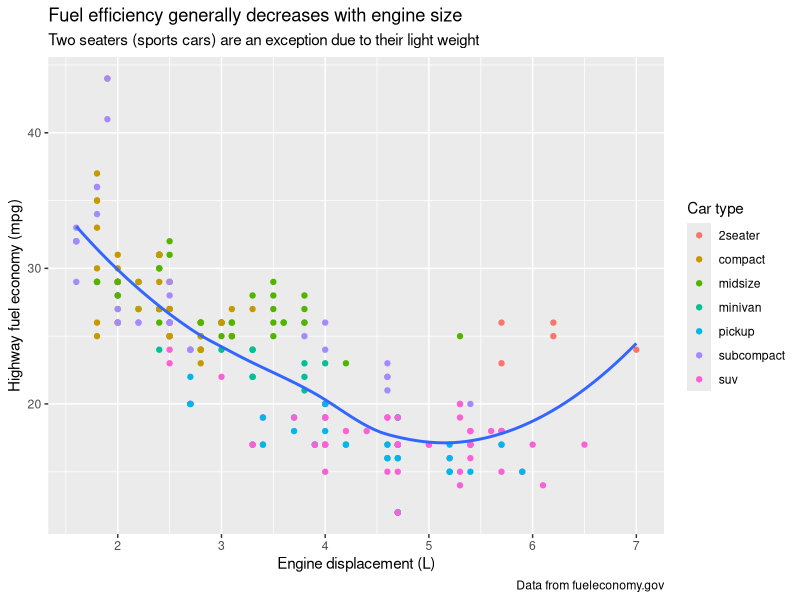
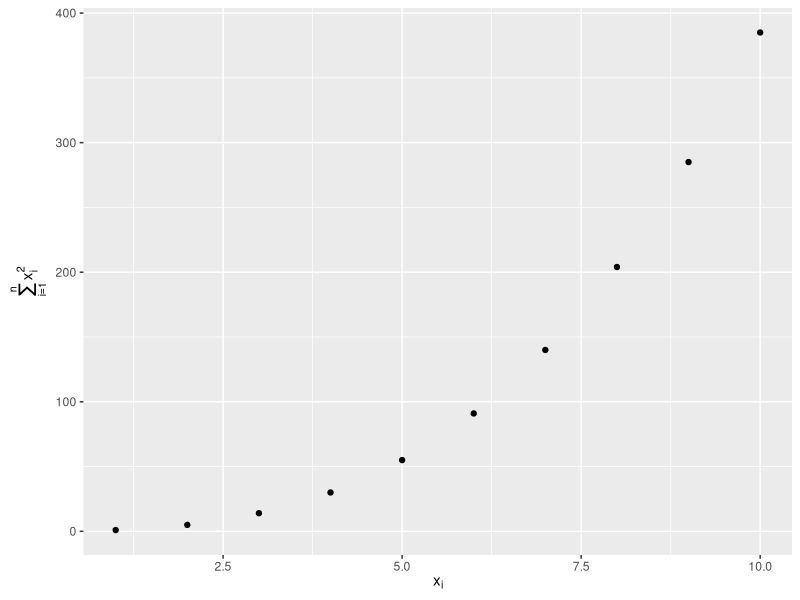
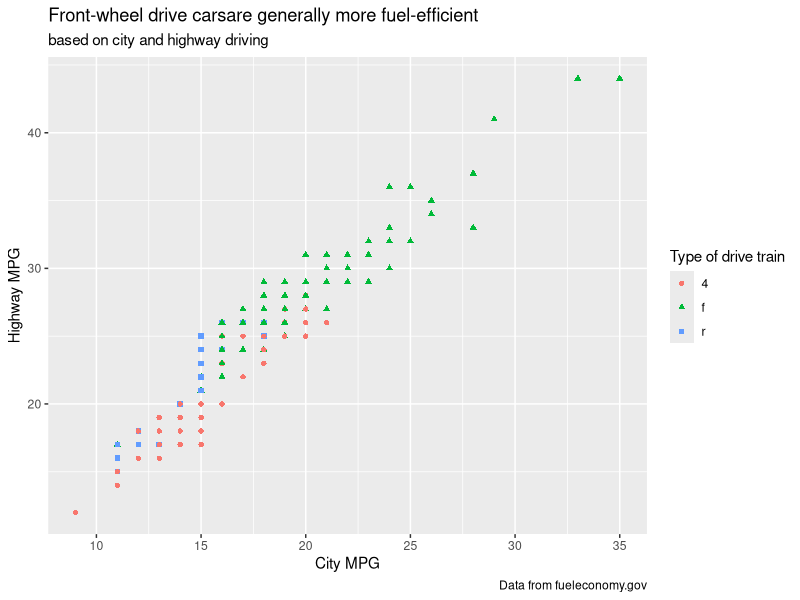
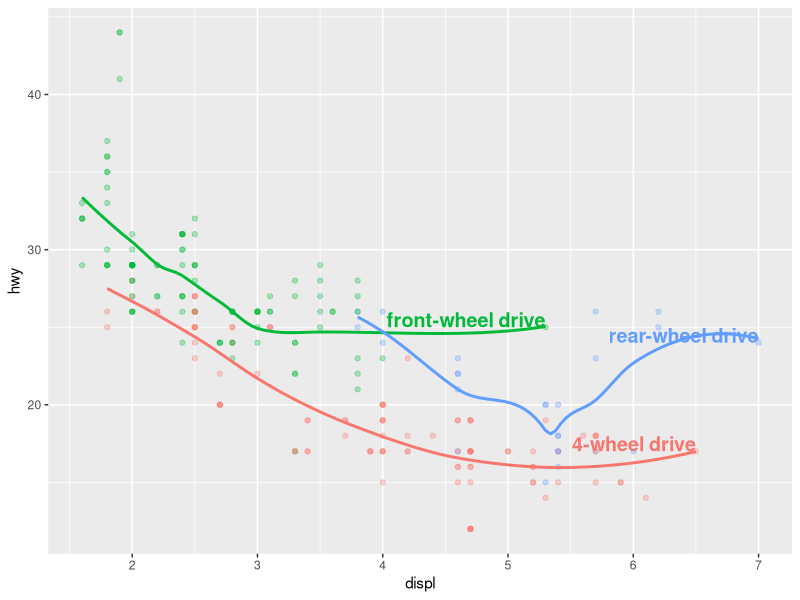
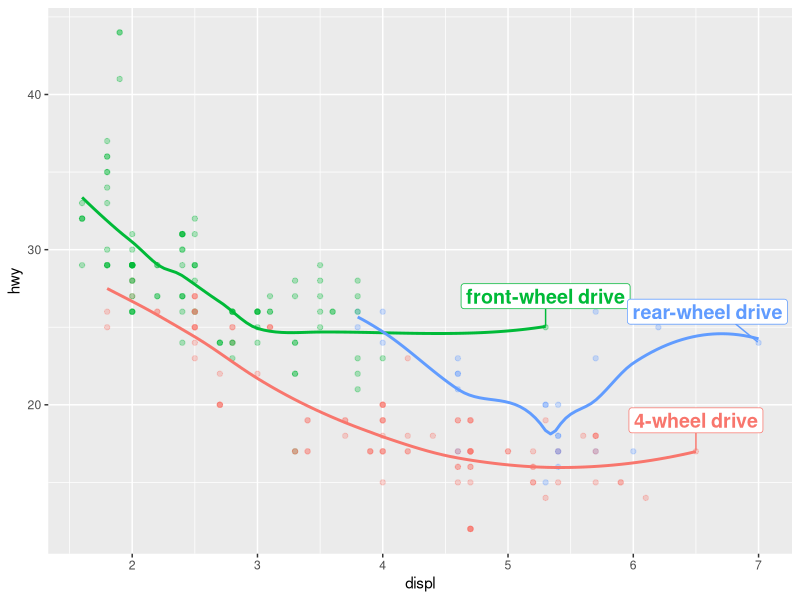
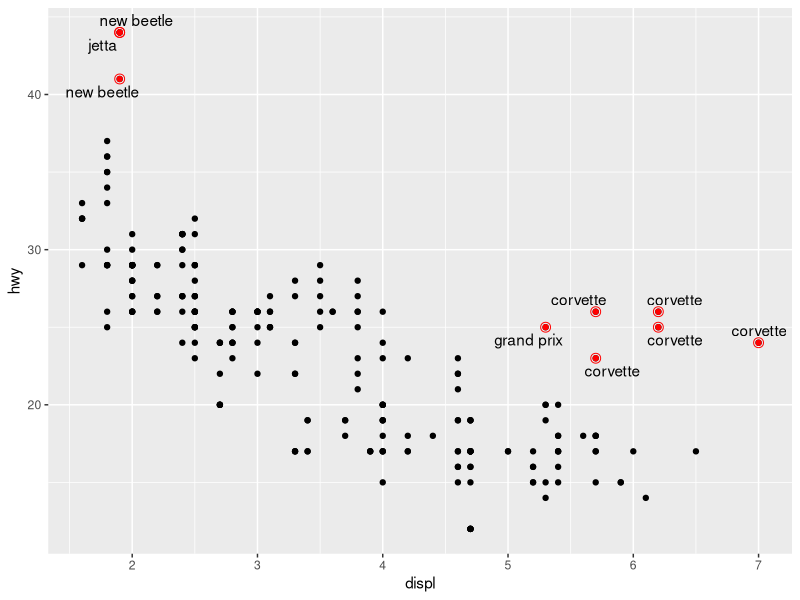
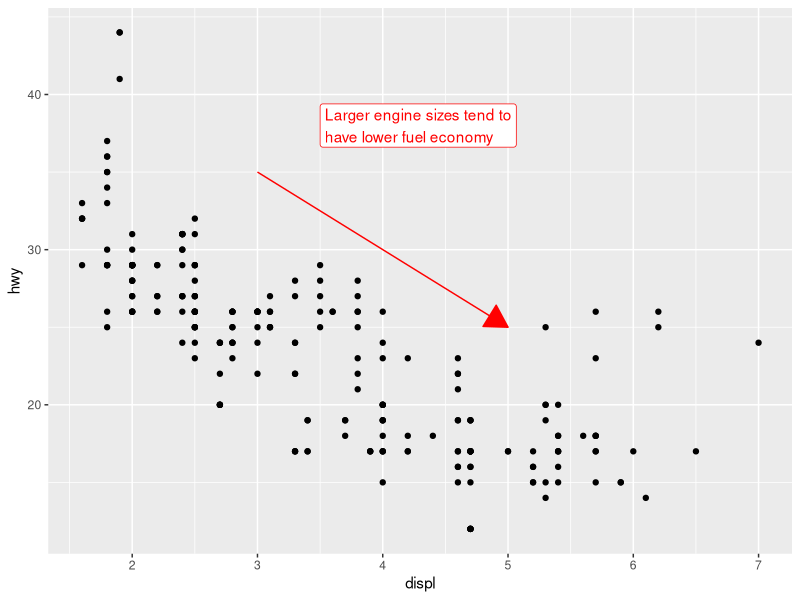
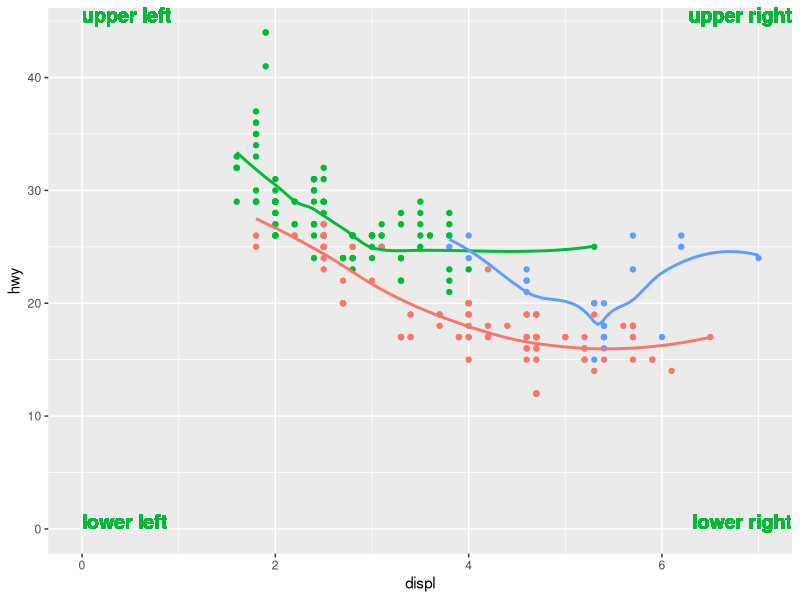

Write R code to recreate these figures, in order.
## ---- chunk 1
library(tidyverse)
library(scales)
library(ggrepel)
library(patchwork)
## ---- chunk 2
ggplot(mpg, aes(x = displ, y = hwy)) +
  geom_point(aes(color = class)) +
  geom_smooth(se = FALSE) +
  labs(
    x = "Engine displacement (L)",
    y = "Highway fuel economy (mpg)",
    color = "Car type",
    title = "Fuel efficiency generally decreases with engine size",
    subtitle = "Two seaters (sports cars) are an exception due to their light weight",
    caption = "Data from fueleconomy.gov"
  )
## ---- chunk 3
df <- tibble(
  x = 1:10,
  y = cumsum(x^2)
)

ggplot(df, aes(x, y)) +
  geom_point() +
  labs(
    x = quote(x[i]),
    y = quote(sum(x[i] ^ 2, i == 1, n))
  )
## ---- chunk 4
ggplot(mpg, aes(x = cty, y = hwy)) +
  geom_point(aes(color = drv, shape = drv)) +
  labs(
    title = "Front-wheel drive carsare generally more fuel-efficient",
    subtitle = "based on city and highway driving",
    color = "Type of drive train",
    shape = "Type of drive train",
    x = "City MPG",
    y = "Highway MPG",
    color = "Type of drive train",
    caption = "Data from fueleconomy.gov"
  )
## ---- chunk 5
# create a new data frame containing the desired "labels"
label_info <- mpg |> 
  group_by(drv) |> 
  arrange(desc(displ)) |> 
  slice_head(n = 1) |> 
  mutate(
    drive_type = case_when(
      drv == "f" ~ "front-wheel drive",
      drv == "r" ~ "rear-wheel drive",
      drv == "4" ~ "4-wheel drive"
    )
  ) |> 
  select(displ, hwy, drv, drive_type)

# use the new data frame to directly label the mpg data
ggplot(mpg, aes(x = displ, y = hwy, color = drv)) +
  geom_point(alpha = 0.3) +
  geom_smooth(se = FALSE) +
  geom_text(
    data = label_info,
    aes(x = displ, y = hwy, label = drive_type),
    fontface = "bold", size = 5, hjust = "right", vjust = "bottom"
  ) +
  theme(legend.position = "none")
## ---- chunk 6
ggplot(mpg, aes(x = displ, y = hwy, color = drv)) +
  geom_point(alpha = 0.3) +
  geom_smooth(se = FALSE) +
  geom_label_repel(
    data = label_info,
    aes(x = displ, y = hwy, label = drive_type),
    fontface = "bold", size = 5, nudge_y = 2
  ) +
  theme(legend.position = "none")
## ---- chunk 7
potential_outliers <- mpg |> 
  filter(hwy > 40 | (hwy > 20 & displ > 5))

ggplot(mpg, aes(x = displ, y = hwy)) +
  geom_point() +
  geom_text_repel(data = potential_outliers, aes(label = model)) +
  geom_point(data = potential_outliers, color = "red") +
  geom_point(
    data = potential_outliers,
    color = "red", size = 3, shape = "circle open"
  )
## ---- chunk 8
trend_text <- "Larger engine sizes tend to have lower fuel economy" |> 
  str_wrap(width = 30)

trend_text

## ---- chunk 9
ggplot(mpg, aes(x = displ, y = hwy)) +
  geom_point() +
  annotate(
    geom = "label", x = 3.5, y = 38,
    label = trend_text,
    hjust = "left", color = "red"
  ) +
  annotate(
    geom = "segment",
    x = 3, y = 35, xend = 5, yend = 25, color = "red",
    arrow = arrow(type = "closed")
  )
## ---- chunk 10
ggplot(mpg, aes(x = displ, y = hwy, color = drv)) +
  geom_point() +
  geom_smooth(se = FALSE) +
  geom_text(
    aes(x = 0, y = Inf, label = "upper left"),
    fontface = "bold", size = 5, hjust = "left", vjust="top"
  ) +
  geom_text(
    aes(x = Inf, y = Inf, label = "upper right"),
    fontface = "bold", size = 5, hjust = "right", vjust = "top"
  ) +
  geom_text(
    aes(x = 0, y = 0, label = "lower left"),
    fontface = "bold", size = 5, hjust = "left", vjust = "bottom"
  ) +
  geom_text(
    aes(x = Inf, y = 0, label = "lower right"),
    fontface = "bold", size = 5, hjust = "right", vjust = "bottom"
  ) +
  theme(legend.position = "none")
## ---- chunk 11
mid_x = (max(mpg$displ)) / 2
mid_y = (max(mpg$hwy)) / 2

ggplot(mpg, aes(x = displ, y = hwy, color = drv)) +
  geom_point() +
  geom_smooth(se = FALSE) +
  geom_text(
    aes(x = 0, y = Inf, label = "upper left"),
    fontface = "bold", size = 5, hjust = "left", vjust="top"
  ) +
  geom_text(
    aes(x = Inf, y = Inf, label = "upper right"),
    fontface = "bold", size = 5, hjust = "right", vjust = "top"
  ) +
  geom_text(
    aes(x = 0, y = 0, label = "lower left"),
    fontface = "bold", size = 5, hjust = "left", vjust = "bottom"
  ) +
  geom_text(
    aes(x = Inf, y = 0, label = "lower right"),
    fontface = "bold", size = 5, hjust = "right", vjust = "bottom"
  ) +
  annotate(
    geom = "point",
    x = mid_x, y = mid_y, color = "red"
  ) +
  annotate(
    geom = "point",
    x = mid_x, y = mid_y, 
    color = "red", size = 3,
    shape = "circle open"
  ) +
  theme(legend.position = "none")
## ---- chunk 12
ggplot(mpg, aes(x = displ, y = hwy, color = drv)) +
  geom_point() +
  geom_smooth(se = FALSE) +
  facet_grid(drv ~ .) +
  theme(legend.position = "none") +
  geom_text(
    x = 4, y = 30,
    label = "Sample text"
  )
## ---- chunk 13
text_data <- tibble(
  text_label = c("4-wheel drive", "front-wheel drive", "rear-wheel drive"),
  drv = c(4, "f", "r")
)

ggplot(mpg, aes(x = displ, y = hwy, color = drv)) +
  geom_point() +
  geom_smooth(se = FALSE) +
  facet_grid(drv ~ .) +
  geom_text(
    data = text_data,
    aes(x = -Inf, y = -Inf, label = text_label),
    hjust = "left", vjust = "bottom"
  )
## ---- chunk 14
ggplot(mpg, aes(x = displ, y = hwy, color = drv)) +
  geom_point() +
  geom_smooth(se = FALSE) +
  facet_grid(drv ~ .) +
  geom_label(
    data = text_data,
    aes(x = -Inf, y = -Inf, label = text_label),
    hjust = "left", vjust = "bottom",
    label.size = 1
  )
## ---- chunk 15
ggplot(mpg, aes(x = displ, y = hwy, color = drv)) +
  geom_point() +
  scale_y_continuous(breaks = seq(15, 40, by = 5))
## ---- chunk 16
ggplot(mpg, aes(x = displ, y = hwy, color = drv)) +
  geom_point() +
  scale_x_continuous(labels = NULL) +
  scale_y_continuous(label = NULL) +
  scale_color_discrete(labels = c(
    "4" = "4-wheel",
    "f" = "front",
    "r" = "rear"
  ))
## ---- chunk 17
ggplot(diamonds, aes(x = price, y = cut)) +
  geom_boxplot(alpha = 0.05) +
  scale_x_continuous(labels = label_dollar())
## ---- chunk 18
ggplot(diamonds, aes(x = price, y = cut)) +
  geom_boxplot(alpha = 0.05) +
  scale_x_continuous(
    labels = label_dollar(scale = 1/1000, suffix = "K"),
    breaks = seq(1000, 19000, by = 6000)
  )
## ---- chunk 19
ggplot(diamonds, aes(x = cut, fill = clarity)) +
  geom_bar(position = "fill") +
  scale_y_continuous(
    name = "Percentage",
    labels = label_percent()
  )
## ---- chunk 20
presidential |> 
  mutate(id = 33 + row_number()) |> 
  ggplot(aes(x = start, y = id)) +
  geom_point() +
  geom_segment(aes(xend = end, yend = id)) +
  scale_x_date(
    name = NULL, 
    breaks = presidential$start, date_labels = "'%y"
  )
## ---- chunk 21
presidential |> 
  mutate(id = 33 + row_number()) |> 
  ggplot(aes(x = start, y = id)) +
  geom_point() +
  geom_segment(aes(xend = end, yend = id))
## ---- chunk 22
base <- ggplot(mpg, aes(x = displ, y = hwy)) +
  geom_point(aes(color = class))
## ---- chunk 23
base + theme(legend.position = "right")
## ---- chunk 24
base + theme(legend.position = "left")
## ---- chunk 25
base + 
  theme(legend.position = "top") +
  guides(color = guide_legend(nrow = 3))
## ---- chunk 26
base +
  theme(legend.position = "bottom") +
  guides(color = guide_legend(nrow = 3))
## ---- chunk 27
ggplot(mpg, aes(x = displ, y = hwy)) +
  geom_point(aes(color = class)) +
  geom_smooth(se = FALSE) +
  theme(legend.position = "bottom") +
  guides(
    guide_legend(nrow = 2, override.aes = list(size = 4))
  )
## ---- chunk 28
ggplot(diamonds, aes(x = carat, y = price)) +
  geom_bin2d()
## ---- chunk 29
ggplot(diamonds, aes(x = log10(carat), y = log10(price))) +
  geom_bin2d()
## ---- chunk 30
ggplot(diamonds, aes(x = carat, y = price)) +
  geom_bin2d() +
  scale_x_log10() +
  scale_y_log10()
## ---- chunk 31
ggplot(mpg, aes(x = displ, y = hwy)) +
  geom_point(aes(color = drv)) +
  scale_color_brewer(palette = "Set1")
## ---- chunk 32
ggplot(mpg, aes(x = displ, y = hwy)) +
  geom_point(aes(color = drv))
## ---- chunk 33
ggplot(mpg, aes(x = displ, y = hwy)) +
  geom_point(aes(color = drv, shape = drv)) +
  scale_color_brewer(palette = "Set1")
## ---- chunk 34
presidential |> 
  mutate(id = 33 + row_number()) |> 
  ggplot(aes(x = start, y = id, color = party)) +
  geom_point() +
  geom_segment(aes(xend = end, yend = id)) +
  scale_color_manual(
    values = c(Republican = "#E81B23", Democratic = "#00AEF3")
  )
## ---- chunk 35
df <- tibble(
  x = rnorm(10000),
  y = rnorm(10000)
)

# Default colors
ggplot(df, aes(x, y)) +
  geom_hex() +
  coord_fixed() +
  labs(title = "Default, continuous", x = NULL, y = NULL)
## ---- chunk 36
ggplot(df, aes(x, y)) +
  geom_hex() +
  coord_fixed() +
  scale_fill_viridis_c()
  labs(title = "Viridis, continuous", x = NULL, y = NULL)
## ---- chunk 37
ggplot(df, aes(x, y)) +
  geom_hex() +
  coord_fixed() +
  scale_fill_viridis_b() +
  labs(title = "Viridis, binned", x = NULL, y = NULL)
## ---- chunk 38
ggplot(mpg, aes(x = displ, y = hwy)) +
  geom_point(aes(color = drv)) +
  geom_smooth()
## ---- chunk 39
mpg |> 
  filter(displ >= 5 & displ <= 6 & hwy >= 10 & hwy <= 25) |>
  ggplot(aes(x = displ, y = hwy)) +
  geom_point(aes(color = drv)) +
  geom_smooth()
  
## ---- chunk 40
ggplot(mpg, aes(x = displ, y = hwy)) +
  geom_point(aes(color = drv)) +
  geom_smooth() +
  scale_x_continuous(limits = c(5, 6)) +
  scale_y_continuous(limits = c(10, 25))
## ---- chunk 41
ggplot(mpg, aes(x = displ, y = hwy)) +
  geom_point(aes(color = drv)) +
  geom_smooth() +
  coord_cartesian(xlim = c(5, 6), ylim = c(10, 25))
## ---- chunk 42
suv <- mpg |> filter(class == "suv")
compact <- mpg |> filter(class == "compact")

x_scale <- scale_x_continuous(limits = range(mpg$displ))
y_scale <- scale_y_continuous(limits = range(mpg$hwy))
col_scale <- scale_color_discrete(limits = unique(mpg$drv))

ggplot(suv, aes(x = displ, y = hwy, color = drv)) +
  geom_point() +
  x_scale +
  y_scale +
  col_scale

ggplot(compact, aes(x = displ, y = hwy, color = drv)) +
  geom_point() +
  x_scale +
  y_scale +
  col_scale
## ---- chunk 43
df <- tibble(
  x = rnorm(10000),
  y = rnorm(10000)
)

ggplot(df, aes(x, y)) +
  geom_hex() +
  scale_color_gradient(low = "white", high = "red") +
  coord_fixed()
## ---- chunk 44
df <- tibble(
  x = rnorm(10000),
  y = rnorm(10000)
)

ggplot(df, aes(x, y)) +
  geom_hex() +
  scale_fill_gradient(low = "white", high = "red") +
  coord_fixed()
## ---- chunk 45
presidential |>
  mutate(id = 33 + row_number()) |>
  ggplot(aes(x = start, y = id, color = party)) +
  geom_point() +
  geom_segment(aes(xend = end, yend = id)) +
  scale_color_manual(
    values = c(Republican = "#E81B23", 
               Democratic = "#00AEF3")
  ) +
  scale_x_date(
    name = NULL,
    breaks = presidential$start,
    date_labels = "'%y"
  ) +
  theme(legend.position = "bottom")
## ---- chunk 46
presidential |>
  mutate(id = 33 + row_number()) |>
  ggplot(aes(x = start, y = id, color = party)) +
  geom_point() +
  geom_segment(aes(xend = end, yend = id)) +
  scale_color_manual(
    values = c(Republican = "#E81B23", 
               Democratic = "#00AEF3")
  ) +
  scale_x_date(
    name = NULL,
    breaks = presidential$start,
    date_labels = "'%y"
  ) +
  scale_y_continuous(breaks = seq(30, 50, by = 3)) +
  theme(legend.position = "bottom")
## ---- chunk 47
prez <- presidential |>
  mutate(id = 33 + row_number())

prez |>
  ggplot(aes(x = start, y = id, color = party)) +
  geom_point() +
  geom_segment(aes(xend = end, yend = id)) +
  scale_color_manual(
    values = c(Republican = "#E81B23", 
               Democratic = "#00AEF3")
  ) +
  geom_text(aes(
    x = end, y = id, label = name),
    size = 2, hjust = "center", vjust = 2
    ) +
  theme(legend.position = "bottom")
## ---- chunk 48
prez <- presidential |>
  mutate(id = 33 + row_number())

prez |>
  ggplot(aes(x = start, y = id, color = party)) +
  geom_point() +
  geom_segment(aes(xend = end, yend = id)) +
  scale_color_manual(
    values = c(Republican = "#E81B23", 
               Democratic = "#00AEF3")
  ) +
  geom_text(
    aes(x = end, y = id, label = name),
    size = 2, hjust = "center", vjust = 2
    ) +
  geom_vline(
    aes(xintercept = as.Date("2000-01-01")), 
    linewidth = 0.5, 
    color = "red", 
    linetype = 2
  ) +
  geom_text(
    aes(x = as.Date("2000-10-01"), y = 36, label = "Y2K"), 
    color = "red", hjust = "left"
  ) +
  theme(legend.position = "bottom")
## ---- chunk 49
prez |>
  ggplot(aes(x = start, y = id, color = party)) +
  geom_point() +
  geom_segment(aes(xend = end, yend = id)) +
  scale_color_manual(
    values = c(Republican = "#E81B23", 
               Democratic = "#00AEF3")
  ) +
  geom_text(aes(
    x = start, y = id, label = name),
    size = 2, hjust = "left", vjust = 2
    ) +
  scale_x_date(date_breaks = "4 years", date_labels = "'%y") +
  theme(legend.position = "bottom")
## ---- chunk 50
ggplot(diamonds, aes(x = carat, y = price)) +
  geom_point(aes(color = cut), alpha = 1/20)
## ---- chunk 51
ggplot(diamonds, aes(x = carat, y = price)) +
  geom_point(aes(color = cut), alpha = 1/20) +
  scale_color_viridis_d(
    option = "magma",
    guide = guide_legend(override.aes = list(
      size = 3,
      alpha = 1
    ))
  )
  
## ---- chunk 52
ggplot(mpg, aes(x = displ, y = hwy)) +
  geom_point(aes(color = class)) +
  geom_smooth(se = FALSE) +
  theme_bw()
## ---- chunk 53
ggplot(mpg, aes(x = displ, y = hwy)) +
  geom_point(aes(color = class)) +
  geom_smooth(se = FALSE) +
  theme_classic()
## ---- chunk 54
ggplot(mpg, aes(x = displ, y = hwy)) +
  geom_point(aes(color = class)) +
  geom_smooth(se = FALSE) +
  theme_dark()
## ---- chunk 55
ggplot(mpg, aes(x = displ, y = hwy)) +
  geom_point(aes(color = class)) +
  geom_smooth(se = FALSE) +
  theme_gray()
## ---- chunk 56
ggplot(mpg, aes(x = displ, y = hwy)) +
  geom_point(aes(color = class)) +
  geom_smooth(se = FALSE) +
  theme_light()
## ---- chunk 57
ggplot(mpg, aes(x = displ, y = hwy)) +
  geom_point(aes(color = class)) +
  geom_smooth(se = FALSE) +
  theme_linedraw()
## ---- chunk 58
ggplot(mpg, aes(x = displ, y = hwy)) +
  geom_point(aes(color = class)) +
  geom_smooth(se = FALSE) +
  theme_minimal()
## ---- chunk 59
ggplot(mpg, aes(x = displ, y = hwy)) +
  geom_point(aes(color = class)) +
  geom_smooth(se = FALSE) +
  theme_void()
## ---- chunk 60
ggplot(mpg, aes(x = displ, y = hwy, color = drv)) +
  geom_point() +
  labs(
    title = "Larger engine sizes tend to have lower fuel economy",
    caption = "Source: https://fueleconomy.gov."
  ) +
  theme(
    legend.position = c(0.6, 0.7),
    legend.direction = "horizontal",
    legend.box.background = element_rect(color = "black"),
    plot.title = element_text(face = "bold"),
    plot.title.position = "plot",
    plot.caption.position = "plot",
    plot.caption = element_text(hjust = 0)
  )
## ---- chunk 61
p1 <- ggplot(mpg, aes(x = displ, y = hwy)) +
  geom_point() + 
  labs(title = "Plot 1")

p2 <- ggplot(mpg, aes(x = drv, y = hwy)) +
  geom_boxplot() +
  labs(title = "Plot 2")

p1 + p2
## ---- chunk 62
p3 <- ggplot(mpg, aes(x = cty, y = hwy)) +
  geom_point() +
  labs(title = "Plot 3")

(p1 | p3) / p2
## ---- chunk 63
p1 <- ggplot(mpg, aes(x = drv, y = cty, color = drv)) + 
  geom_boxplot(show.legend = FALSE) + 
  labs(title = "Plot 1")

p2 <- ggplot(mpg, aes(x = drv, y = hwy, color = drv)) + 
  geom_boxplot(show.legend = FALSE) + 
  labs(title = "Plot 2")

p3 <- ggplot(mpg, aes(x = cty, color = drv, fill = drv)) + 
  geom_density(alpha = 0.5) + 
  labs(title = "Plot 3")

p4 <- ggplot(mpg, aes(x = hwy, color = drv, fill = drv)) + 
  geom_density(alpha = 0.5) + 
  labs(title = "Plot 4")

p5 <- ggplot(mpg, aes(x = cty, y = hwy, color = drv)) + 
  geom_point(show.legend = FALSE) + 
  facet_wrap(~drv) +
  labs(title = "Plot 5")

(guide_area() / (p1 + p2) / (p3 + p4) / p5) +
  plot_annotation(
    title = "City and highway mileage for cars with different drive trains",
    caption = "Source: https://fueleconomy.gov."
  ) +
  plot_layout(
    guides = "collect",
    heights = c(1, 3, 2, 4)
    ) &
  theme(legend.position = "top")
